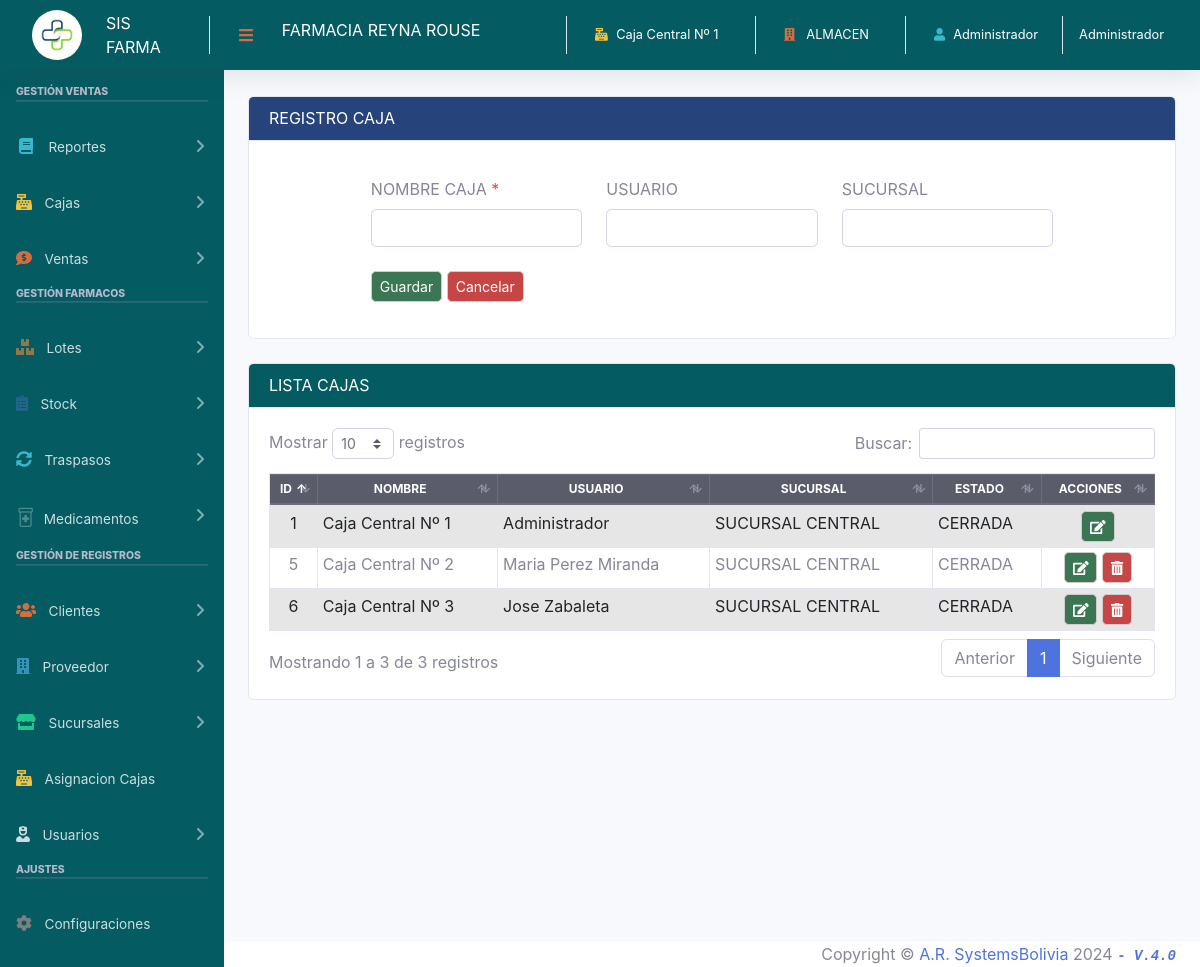
/sistema/registro_caja.php (signed in), run on the app's committed database.
### tables this page shows
CREATE TABLE `configuracion` (
  `id` int(11) NOT NULL,
  `nit` int(11) NOT NULL,
  `nombre` varchar(100) NOT NULL,
  `razon_social` varchar(100) NOT NULL,
  `telefono` int(11) NOT NULL,
  `email` varchar(100) NOT NULL,
  `direccion` text NOT NULL,
  `iva` decimal(10,2) NOT NULL
);

CREATE TABLE `caja` (
  `id` int(11) NOT NULL,
  `nombrecaja` varchar(50) NOT NULL,
  `idusuario` int(11) NOT NULL,
  `idsucursal` int(11) NOT NULL,
  `estado` int(11) NOT NULL DEFAULT 2,
  `usuarioreg` int(11) NOT NULL
);

CREATE TABLE `usuario` (
  `idusuario` int(11) NOT NULL,
  `nombre` varchar(100) NOT NULL,
  `correo` varchar(100) NOT NULL,
  `usuario` varchar(20) NOT NULL,
  `clave` varchar(50) NOT NULL,
  `rol` int(11) NOT NULL,
  `idsucursal` int(11) NOT NULL
);

CREATE TABLE `sucursal` (
  `idsucursal` int(11) NOT NULL,
  `nombre` varchar(100) NOT NULL,
  `direccion` varchar(100) NOT NULL,
  `telefono` int(11) NOT NULL,
  `ciudad` varchar(11) NOT NULL,
  `almacen` int(11) NOT NULL DEFAULT 2,
  `usuario` int(11) NOT NULL
);

CREATE TABLE `estado_caja` (
  `id` int(11) NOT NULL,
  `descripcion` varchar(50) NOT NULL
);

### sistema/registro_caja.php (the view, shortened to what this page needs)
<?php include_once "includes/header.php";
 include "../conexion.php";
 ?>
<div class="container-fluid pt-5 mt-5">
<div class="card mb-4">
    <div class="card-header bg-azul text-white ">
      	<div class="d-sm-flex align-items-center justify-content-between">
        	<h1 class="h6 mb-0 text-uppercase">Registro Caja</h1>
      	</div>
    </div>
    <div class="card-body">
		<form class="row col-10 m-auto p-3" action="" method="post" autocomplete="off">
			<div class="col-md-4 mb-2">
				<label for="nomcaja" class="form-label ">NOMBRE CAJA <span class="text-danger"> *</span> </label>
				<input type="text" class="form-control" name = "nomcaja" id="nomcaja">
			</div>
			<div class="col-md-4">
				<label>USUARIO</label>
					<?php
					$query_1 = mysqli_query($conexion, "SELECT idusuario, nombre FROM usuario ORDER BY idusuario ASC");
					$resultado_1 = mysqli_num_rows($query_1);
					?>
				<select id="usuariocaja" name="usuariocaja" class="form-control mb-4">
					<option></option>
					<?php
					if ($resultado_1 > 0) {
						while ($uscaja = mysqli_fetch_array($query_1)) {
					?>
						<option value="<?php echo $uscaja['idusuario']; ?>"><?php echo $uscaja['nombre']; ?></option>
					<?php
						}
					}
					?>
				</select>
			</div>
			<div class="col-md-4">
				<label>SUCURSAL</label>
				<?php
					$query_succaja = mysqli_query($conexion, "SELECT idsucursal, nombre
															FROM sucursal
															ORDER BY idsucursal ASC");
					$resultado_succaja = mysqli_num_rows($query_succaja);
					?>
				<select id="sucursalcaja" name="sucursalcaja" class="form-control mb-4">
					<option></option>
					<?php
					if ($resultado_succaja > 0) {
						while ($succaja = mysqli_fetch_array($query_succaja)) {
					?>
						<option value="<?php echo $succaja['idsucursal']; ?>"><?php echo $succaja['nombre']; ?></option>
					<?php
						}
					}
					?>
				</select>
			</div>
			<div class="col-12">
				<input type="submit" value="Guardar" class="btn btn-success btn-sm">
				<a href="registro_caja.php" class="btn btn-danger btn-sm">Cancelar</a>
			</div>
		</form>
	</div>
</div>
<div class="card mb-2">
	<div class="card-header bg-verde text-white ">
      	<div class="d-sm-flex align-items-center justify-content-between">
        	<h1 class="h6 mb-0 text-uppercase">Lista Cajas</h1>
      	</div>
    </div>
	<div class="card-body">
		<div class="row">
			<div class="col-lg-12 m-auto">
				<div class="table-responsive">
					<table class="table table-striped table-sm table-bordered" id="table">
						<thead class="thead-dark">
							<tr style="font-size:12px" class="text-center align-middle">
								<th>ID</th>
								<th>NOMBRE</th>
								<th>USUARIO</th>
								<th>SUCURSAL</th>
								<th>ESTADO</th>
								<th>ACCIONES</th>
							</tr>
						</thead>
						<tbody>
							<?php
							include "../conexion.php";
							$query = mysqli_query($conexion, "SELECT c.id AS idcaja, c.nombrecaja, c.estado, u.nombre AS nomusuario, s.nombre AS dessucursal, ec.descripcion
														     	FROM caja c
																INNER JOIN usuario u ON c.idusuario = u.idusuario
																INNER JOIN sucursal s ON c.idsucursal = s.idsucursal
																INNER JOIN estado_caja ec ON c.estado = ec.id
																ORDER BY idcaja ASC");
							$result = mysqli_num_rows($query);
							if ($result > 0) {
								while ($data = mysqli_fetch_assoc($query)) { ?>
									<tr>
										<td class="text-center"><?php echo $data['idcaja']; ?></td>
										<td><?php echo $data['nombrecaja']; ?></td>
										<td><?php echo $data['nomusuario']; ?></td>
										<td><?php echo $data['dessucursal']; ?></td>
										<td><?php echo $data['descripcion']; ?></td>
										<?php if ($data['estado'] == 2) { ?>
										<td class="text-center">
											<a href="editar_caja.php?id=<?php echo $data['idcaja']; ?>" class="btn btn-success btn-sm"><i class='fas fa-edit'></i></a>
											<?php if ($data['idcaja'] != 1) { ?>
											<form action="eliminar_caja.php?id=<?php echo $data['idcaja']; ?>" method="post" class="confirmar d-inline">
												<button class="btn btn-danger btn-sm" type="submit"><i class='fas fa-trash-alt'></i> </button>
											</form>
											<?php } ?>
										</td>
										<?php } ?>
									</tr>
							<?php }
							} ?>
						</tbody>
					</table>
				</div>
			</div>
		</div>
	</div>
</div>
</div>
</div>
<?php include_once "includes/footer.php"; ?>

### sistema/includes/header.php (shortened to what this page needs)
<?php
include "../conexion.php";
$razonSocial = '';
$query_empresa = mysqli_query($conexion, "SELECT * FROM configuracion");
$row_empresa = mysqli_num_rows($query_empresa);
if ($row_empresa > 0) {
	if ($infoEmpresa = mysqli_fetch_assoc($query_empresa)) {
		$razonSocial = $infoEmpresa['razon_social'];
	}
}
?>
<!DOCTYPE html>
<html lang="es">
<head>
	<link rel="stylesheet" href="https://cdn.jsdelivr.net/npm/bootstrap-icons@1.10.5/font/bootstrap-icons.css">
	<link href="https://cdn.jsdelivr.net/npm/bootstrap@5.1.3/dist/css/bootstrap.min.css" rel="stylesheet">
	<link href="css/sb-admin-2.min.css" rel="stylesheet">
	<link href="css/estilologin.css" rel="stylesheet">
	<link rel="stylesheet" href="css/dataTables.bootstrap4.min.css">
</head>
<body id="page-top">
	<div id="wrapper">
		<?php include_once "includes/menu.php"; ?>
		<div id="content-wrapper" class="d-flex flex-column">
			<div id="content">
				<nav class="navbar navbar-expand navbar-light bg-verde text-white topbar fixed-top mb-5 shadow">
					<a class="sidebar-brand d-flex align-items-center justify-content-center" href="index.php">
						<div class="sidebar-brand-icon ml-3 ">
							<img src="img/farmacia2.jpg" width="50px" height="50px" style="border-radius:50px" >
						</div>
					</a>
					<div class="sidebar-brand-text mx-4">SIS FARMA</div>
					<div class="topbar-divider d-none d-sm-block pr-2 "></div>
					<button id="sidebarToggleTop" class="btn btn-link rounded-circle mr-3 text-orange">
						<i class="fa fa-bars"></i>
					</button>
					<div class="input-group">
						<h6 ><?php echo $razonSocial; ?></h6>
					</div>
					<ul class="navbar-nav ml-auto">
						<li class="nav-item dropdown no-arrow">
							<a class="nav-link dropdown-toggle" href="#" id="userDropdown" role="button" data-toggle="dropdown" aria-haspopup="true" aria-expanded="false">
								<span class="mr-2 d-none d-lg-inline small text-white"><i class="fas fa-cash-register  mr-2 text-warning"></i><?php echo $_SESSION['caja']; ?></span>
							</a>
						</li>
						<li class="nav-item dropdown no-arrow">
							<a class="nav-link dropdown-toggle" id="userDropdown" role="button" data-toggle="dropdown" aria-haspopup="true" aria-expanded="false">
								<span class="mr-2 d-none d-lg-inline small text-white"><i class="fas fa-building mr-2 text-orange"></i> <?php echo $_SESSION['sucursal']; ?></span>
							</a>
						</li>
						<li class="nav-item dropdown no-arrow">
							<a class="nav-link dropdown-toggle" href="#" id="userDropdown" role="button" data-toggle="dropdown" aria-haspopup="true" aria-expanded="false">
								<span class="mr-2 d-none d-lg-inline small text-white"><i class="fas fa-user mr-2 text-info"></i><?php echo $_SESSION['nombre']; ?></span>
								<span class="mr-2 d-none d-lg-inline small text-white"><?php echo $_SESSION['rol_name']; ?></span>
							</a>
						</li>
					</ul>
				</nav>

### sistema/css/estilologin.css (style rules this page uses)
.btn-success { color: #fff !important; background-color: #32724bf5 !important; border-color: #d4caca !important; }
.btn-danger { color: #fff !important; background-color: #c43f3ff5 !important; border-color: #d4caca !important; }
.bg-azul { background-color: #1f3c76f5 !important; color: #fff !important; }
.bg-verde { background-color: #045B62 !important; }
.text-orange { color: #d86c41; }

### data on the page
configuracion: razon_social "FARMACIA REYNA ROUSE"
caja: id "1", nombrecaja "Caja Central Nº 1", idusuario.nombre "Administrador", idsucursal.nombre "SUCURSAL CENTRAL", estado_caja.descripcion "CERRADA"
caja: id "5", nombrecaja "Caja Central Nº 2", idusuario.nombre "Maria Perez Miranda", idsucursal.nombre "SUCURSAL CENTRAL", estado_caja.descripcion "CERRADA"
caja: id "6", nombrecaja "Caja Central Nº 3", idusuario.nombre "Jose Zabaleta", idsucursal.nombre "SUCURSAL CENTRAL", estado_caja.descripcion "CERRADA"

### other printed values
$_SESSION['caja'] "Caja Central Nº 1"
$_SESSION['sucursal'] "ALMACEN"
$_SESSION['nombre'] "Administrador"
$_SESSION['rol_name'] "Administrador"
